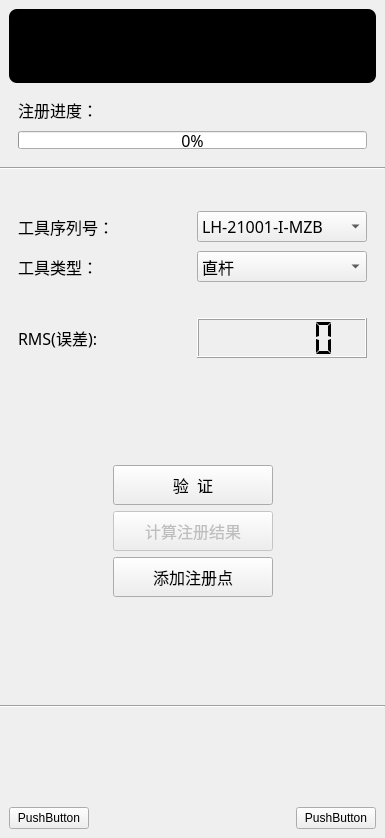
<?xml version="1.0" encoding="UTF-8"?>
<ui version="4.0">
 <class>QRoboticsRegistrationsControls</class>
 <widget class="QWidget" name="QRoboticsRegistrationsControls">
  <property name="geometry">
   <rect>
    <x>0</x>
    <y>0</y>
    <width>385</width>
    <height>838</height>
   </rect>
  </property>
  <property name="windowTitle">
   <string>Form</string>
  </property>
  <layout class="QGridLayout" name="gridLayout">
   <property name="leftMargin">
    <number>0</number>
   </property>
   <property name="topMargin">
    <number>0</number>
   </property>
   <property name="rightMargin">
    <number>0</number>
   </property>
   <property name="bottomMargin">
    <number>0</number>
   </property>
   <property name="spacing">
    <number>0</number>
   </property>
   <item row="0" column="0">
    <widget class="QWidget" name="widget" native="true">
     <layout class="QGridLayout" name="gridLayout_11">
      <property name="leftMargin">
       <number>0</number>
      </property>
      <property name="topMargin">
       <number>0</number>
      </property>
      <property name="rightMargin">
       <number>0</number>
      </property>
      <property name="bottomMargin">
       <number>0</number>
      </property>
      <property name="spacing">
       <number>0</number>
      </property>
      <item row="6" column="0">
       <widget class="QWidget" name="widgetTipsGroup" native="true">
        <property name="minimumSize">
         <size>
          <width>0</width>
          <height>90</height>
         </size>
        </property>
        <property name="maximumSize">
         <size>
          <width>16777215</width>
          <height>16777215</height>
         </size>
        </property>
        <layout class="QGridLayout" name="gridLayout_9">
         <item row="0" column="0">
          <widget class="QLabel" name="labelTips">
           <property name="text">
            <string/>
           </property>
           <property name="alignment">
            <set>Qt::AlignLeading|Qt::AlignLeft|Qt::AlignTop</set>
           </property>
          </widget>
         </item>
        </layout>
       </widget>
      </item>
      <item row="2" column="0">
       <widget class="QWidget" name="widgetToolGroup" native="true">
        <layout class="QGridLayout" name="gridLayout_5">
         <item row="0" column="0">
          <layout class="QGridLayout" name="gridLayout_4">
           <property name="leftMargin">
            <number>9</number>
           </property>
           <property name="topMargin">
            <number>32</number>
           </property>
           <property name="rightMargin">
            <number>9</number>
           </property>
           <property name="bottomMargin">
            <number>9</number>
           </property>
           <property name="spacing">
            <number>9</number>
           </property>
           <item row="1" column="0">
            <widget class="QLabel" name="label_3">
             <property name="font">
              <font>
               <family>黑体</family>
               <pointsize>12</pointsize>
              </font>
             </property>
             <property name="text">
              <string>工具序列号：</string>
             </property>
            </widget>
           </item>
           <item row="2" column="0">
            <widget class="QLabel" name="label_4">
             <property name="font">
              <font>
               <family>黑体</family>
               <pointsize>12</pointsize>
              </font>
             </property>
             <property name="text">
              <string>工具类型：</string>
             </property>
            </widget>
           </item>
           <item row="1" column="1">
            <widget class="QComboBox" name="comboBox_ToolType">
             <property name="font">
              <font>
               <family>黑体</family>
               <pointsize>12</pointsize>
              </font>
             </property>
             <property name="styleSheet">
              <string notr="true"/>
             </property>
             <item>
              <property name="text">
               <string>LH-21001-I-MZB</string>
              </property>
             </item>
             <item>
              <property name="text">
               <string>LH-21002-I-MZB</string>
              </property>
             </item>
             <item>
              <property name="text">
               <string>LH-21003-I-MZB</string>
              </property>
             </item>
             <item>
              <property name="text">
               <string>LH-21004-I-MZB</string>
              </property>
             </item>
             <item>
              <property name="text">
               <string>LH-21005-I-MZB</string>
              </property>
             </item>
            </widget>
           </item>
           <item row="2" column="1">
            <widget class="QComboBox" name="comboBox_TCPType">
             <property name="font">
              <font>
               <family>黑体</family>
               <pointsize>12</pointsize>
              </font>
             </property>
             <property name="styleSheet">
              <string notr="true"/>
             </property>
             <item>
              <property name="text">
               <string>直杆</string>
              </property>
             </item>
             <item>
              <property name="text">
               <string>弯杆</string>
              </property>
             </item>
            </widget>
           </item>
          </layout>
         </item>
        </layout>
       </widget>
      </item>
      <item row="4" column="0">
       <widget class="QWidget" name="widgetButtonGroup" native="true">
        <layout class="QGridLayout" name="gridLayout_8">
         <item row="1" column="0">
          <layout class="QHBoxLayout" name="horizontalLayout_19">
           <property name="topMargin">
            <number>0</number>
           </property>
           <item>
            <spacer name="horizontalSpacer_35">
             <property name="orientation">
              <enum>Qt::Horizontal</enum>
             </property>
             <property name="sizeHint" stdset="0">
              <size>
               <width>40</width>
               <height>20</height>
              </size>
             </property>
            </spacer>
           </item>
           <item>
            <widget class="QPushButton" name="pushButtonCalResult">
             <property name="enabled">
              <bool>false</bool>
             </property>
             <property name="minimumSize">
              <size>
               <width>160</width>
               <height>40</height>
              </size>
             </property>
             <property name="font">
              <font>
               <family>黑体</family>
               <pointsize>12</pointsize>
              </font>
             </property>
             <property name="styleSheet">
              <string notr="true"/>
             </property>
             <property name="text">
              <string>计算注册结果</string>
             </property>
            </widget>
           </item>
           <item>
            <spacer name="horizontalSpacer_36">
             <property name="orientation">
              <enum>Qt::Horizontal</enum>
             </property>
             <property name="sizeHint" stdset="0">
              <size>
               <width>40</width>
               <height>20</height>
              </size>
             </property>
            </spacer>
           </item>
          </layout>
         </item>
         <item row="2" column="0">
          <layout class="QHBoxLayout" name="horizontalLayout_20">
           <property name="topMargin">
            <number>0</number>
           </property>
           <item>
            <spacer name="horizontalSpacer_37">
             <property name="orientation">
              <enum>Qt::Horizontal</enum>
             </property>
             <property name="sizeHint" stdset="0">
              <size>
               <width>40</width>
               <height>20</height>
              </size>
             </property>
            </spacer>
           </item>
           <item>
            <widget class="QPushButton" name="pushButtonAddPoint">
             <property name="minimumSize">
              <size>
               <width>160</width>
               <height>40</height>
              </size>
             </property>
             <property name="font">
              <font>
               <family>黑体</family>
               <pointsize>12</pointsize>
              </font>
             </property>
             <property name="styleSheet">
              <string notr="true"/>
             </property>
             <property name="text">
              <string>添加注册点</string>
             </property>
            </widget>
           </item>
           <item>
            <spacer name="horizontalSpacer_38">
             <property name="orientation">
              <enum>Qt::Horizontal</enum>
             </property>
             <property name="sizeHint" stdset="0">
              <size>
               <width>40</width>
               <height>20</height>
              </size>
             </property>
            </spacer>
           </item>
          </layout>
         </item>
         <item row="0" column="0">
          <layout class="QHBoxLayout" name="horizontalLayout_18">
           <property name="topMargin">
            <number>80</number>
           </property>
           <item>
            <spacer name="horizontalSpacer_33">
             <property name="orientation">
              <enum>Qt::Horizontal</enum>
             </property>
             <property name="sizeHint" stdset="0">
              <size>
               <width>40</width>
               <height>20</height>
              </size>
             </property>
            </spacer>
           </item>
           <item>
            <widget class="QPushButton" name="pushButtonRobotVerify">
             <property name="enabled">
              <bool>true</bool>
             </property>
             <property name="minimumSize">
              <size>
               <width>160</width>
               <height>40</height>
              </size>
             </property>
             <property name="font">
              <font>
               <family>黑体</family>
               <pointsize>12</pointsize>
              </font>
             </property>
             <property name="styleSheet">
              <string notr="true"/>
             </property>
             <property name="text">
              <string>验  证</string>
             </property>
            </widget>
           </item>
           <item>
            <spacer name="horizontalSpacer_34">
             <property name="orientation">
              <enum>Qt::Horizontal</enum>
             </property>
             <property name="sizeHint" stdset="0">
              <size>
               <width>40</width>
               <height>20</height>
              </size>
             </property>
            </spacer>
           </item>
          </layout>
         </item>
         <item row="3" column="0">
          <spacer name="verticalSpacer">
           <property name="orientation">
            <enum>Qt::Vertical</enum>
           </property>
           <property name="sizeHint" stdset="0">
            <size>
             <width>20</width>
             <height>40</height>
            </size>
           </property>
          </spacer>
         </item>
        </layout>
       </widget>
      </item>
      <item row="7" column="0">
       <widget class="QWidget" name="widgetQuitGroup" native="true">
        <property name="maximumSize">
         <size>
          <width>16777215</width>
          <height>60</height>
         </size>
        </property>
        <layout class="QGridLayout" name="gridLayout_10">
         <item row="0" column="0">
          <layout class="QHBoxLayout" name="horizontalLayout">
           <item>
            <widget class="QPushButton" name="pushButtonUp">
             <property name="text">
              <string>PushButton</string>
             </property>
            </widget>
           </item>
           <item>
            <spacer name="horizontalSpacer">
             <property name="orientation">
              <enum>Qt::Horizontal</enum>
             </property>
             <property name="sizeHint" stdset="0">
              <size>
               <width>40</width>
               <height>20</height>
              </size>
             </property>
            </spacer>
           </item>
           <item>
            <widget class="QPushButton" name="pushButtonDown">
             <property name="text">
              <string>PushButton</string>
             </property>
            </widget>
           </item>
          </layout>
         </item>
        </layout>
       </widget>
      </item>
      <item row="3" column="0">
       <widget class="QWidget" name="widgetAccuracyGroup" native="true">
        <property name="maximumSize">
         <size>
          <width>16777215</width>
          <height>80</height>
         </size>
        </property>
        <layout class="QGridLayout" name="gridLayout_7">
         <item row="0" column="0">
          <layout class="QGridLayout" name="gridLayout_6" rowstretch="0">
           <property name="leftMargin">
            <number>9</number>
           </property>
           <property name="topMargin">
            <number>9</number>
           </property>
           <property name="rightMargin">
            <number>9</number>
           </property>
           <property name="bottomMargin">
            <number>9</number>
           </property>
           <property name="spacing">
            <number>9</number>
           </property>
           <item row="0" column="1">
            <widget class="QLCDNumber" name="lcdNumber_RIO">
             <property name="minimumSize">
              <size>
               <width>0</width>
               <height>40</height>
              </size>
             </property>
             <property name="font">
              <font>
               <family>黑体</family>
               <pointsize>14</pointsize>
              </font>
             </property>
             <property name="layoutDirection">
              <enum>Qt::LeftToRight</enum>
             </property>
             <property name="styleSheet">
              <string notr="true"/>
             </property>
             <property name="smallDecimalPoint">
              <bool>true</bool>
             </property>
             <property name="digitCount">
              <number>5</number>
             </property>
             <property name="segmentStyle">
              <enum>QLCDNumber::Flat</enum>
             </property>
            </widget>
           </item>
           <item row="0" column="0">
            <widget class="QLabel" name="labelAccuracy">
             <property name="font">
              <font>
               <family>黑体</family>
               <pointsize>12</pointsize>
              </font>
             </property>
             <property name="text">
              <string>RMS(误差):</string>
             </property>
            </widget>
           </item>
          </layout>
         </item>
        </layout>
       </widget>
      </item>
      <item row="1" column="0">
       <widget class="Line" name="line1">
        <property name="orientation">
         <enum>Qt::Horizontal</enum>
        </property>
       </widget>
      </item>
      <item row="0" column="0">
       <widget class="QWidget" name="widgetTopGroup" native="true">
        <layout class="QGridLayout" name="gridLayout_2">
         <item row="0" column="0">
          <widget class="lancet::DeviceTrackingWidget" name="widgetTrackingTools" native="true">
           <property name="sizePolicy">
            <sizepolicy hsizetype="Preferred" vsizetype="Minimum">
             <horstretch>0</horstretch>
             <verstretch>0</verstretch>
            </sizepolicy>
           </property>
           <property name="minimumSize">
            <size>
             <width>0</width>
             <height>74</height>
            </size>
           </property>
           <property name="maximumSize">
            <size>
             <width>16777215</width>
             <height>80</height>
            </size>
           </property>
           <property name="styleSheet">
            <string notr="true">border-radius: 8px;
background-color: rgb(0, 0, 0);
</string>
           </property>
           <layout class="QGridLayout" name="gridLayout_3"/>
          </widget>
         </item>
         <item row="1" column="0">
          <layout class="QVBoxLayout" name="verticalLayout">
           <property name="spacing">
            <number>9</number>
           </property>
           <property name="leftMargin">
            <number>9</number>
           </property>
           <property name="topMargin">
            <number>9</number>
           </property>
           <property name="rightMargin">
            <number>9</number>
           </property>
           <property name="bottomMargin">
            <number>9</number>
           </property>
           <item>
            <widget class="QLabel" name="labelRegisterSpeed">
             <property name="font">
              <font>
               <family>黑体</family>
               <pointsize>12</pointsize>
              </font>
             </property>
             <property name="text">
              <string>注册进度：</string>
             </property>
            </widget>
           </item>
           <item>
            <widget class="QProgressBar" name="rioProgressBar">
             <property name="sizePolicy">
              <sizepolicy hsizetype="Expanding" vsizetype="Preferred">
               <horstretch>0</horstretch>
               <verstretch>0</verstretch>
              </sizepolicy>
             </property>
             <property name="maximumSize">
              <size>
               <width>16777215</width>
               <height>18</height>
              </size>
             </property>
             <property name="font">
              <font>
               <family>黑体</family>
               <pointsize>12</pointsize>
              </font>
             </property>
             <property name="styleSheet">
              <string notr="true"/>
             </property>
             <property name="maximum">
              <number>20</number>
             </property>
             <property name="value">
              <number>0</number>
             </property>
            </widget>
           </item>
          </layout>
         </item>
        </layout>
       </widget>
      </item>
      <item row="5" column="0">
       <widget class="Line" name="line2">
        <property name="orientation">
         <enum>Qt::Horizontal</enum>
        </property>
       </widget>
      </item>
     </layout>
    </widget>
   </item>
  </layout>
 </widget>
 <customwidgets>
  <customwidget>
   <class>lancet::DeviceTrackingWidget</class>
   <extends>QWidget</extends>
   <header location="global">lancetdevicetrackingwidget.h</header>
   <container>1</container>
  </customwidget>
 </customwidgets>
 <resources/>
 <connections/>
</ui>
